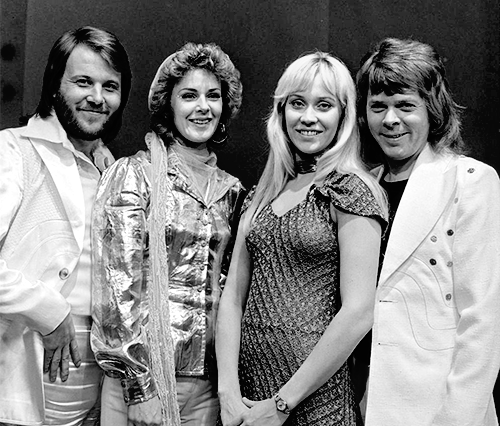
#> input picture Object Detection (CV-8)/Resources_4.2/FaceImages/abba.png, 500 x 426 px, found by its file name
$ jupyter execute --allow-errors CV-8.ipynb   (older library calls are emulated)   (text cells are left out)
#> lines starting #> are read from the running program, lines starting #| are printed output that depends on the picture; after the words box and inside, x2 and y2 are one past the last pixel; in counts of white or black regions, pixels touching at a corner belong together
[cell 1]
import cv2 as cv
def detect_face(image, cascade_detector):
    #convert input image to grayscale
    image_gray = cv.cvtColor(image, cv.COLOR_BGR2GRAY)
    faces = cascade_detector.detectMultiScale(image_gray,
                                              scaleFactor = 1.1, #the ratio between two consecutive scales
                                              minNeighbors = 5, #minimum number of overlapping windows to be considered
                                              minSize = (30, 30), #minimum size of detection window (in pixels)
                                              flags = cv.CASCADE_SCALE_IMAGE) #scale the image rather than detection window
    return faces

[cell 2]
import time

image = cv.imread('FaceImages/abba.png')
#> image is the input picture: shape (426, 500, 3); min 0, max 255, mean 130.8
cascade_detector = cv.CascadeClassifier('haarcascade_frontalface_default.xml')

start_time = time.time()
faces = detect_face(image, cascade_detector)
#> in detect_face, `faces = cascade_detector.detectMultiScale(image_gray, scaleFactor = 1.1,`: faces = [[168, 70, 66, 66], [56, 55, 75, 75], [267, 69, 87, 87], [354, 78, 74, 74]]
print('Face detection is performed in %s seconds ---' % (time.time() - start_time))

[cell 3]
if (faces is not None):
    print('Found ', len(faces), ' faces')
#| Found  4  faces
else:
    print('There is no face found!')

[cell 4]
from matplotlib import pyplot as plt

for (x, y, w, h) in faces:
    #(x, y) are the coordinate of the topleft corner,
    # w, h are the width and height of the bounding box
    cv.rectangle(image, (x, y), (x + w, y + h), (0, 255, 0), 2)
#> this loop made 4 passes
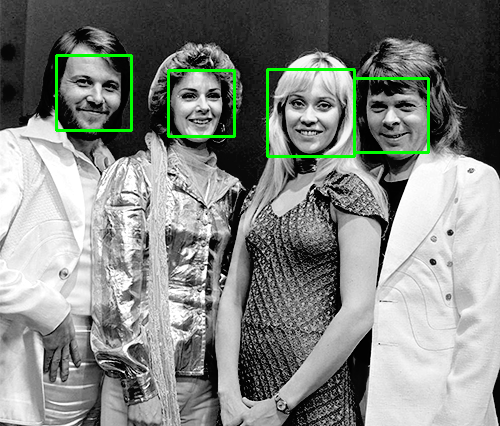
#> image: shape (426, 500, 3); 1.59% of pixels changed, all inside (x1, y1, x2, y2) = (55, 54, 430, 158)

plt.imshow(image[:,:,::-1]) # RGB-> BGR

[cell 5]
def detect_face11(image, cascade_detector):
    #convert input image to grayscale
    image_gray = cv.cvtColor(image, cv.COLOR_BGR2GRAY)
    faces = cascade_detector.detectMultiScale(image_gray,
                                              scaleFactor = 1.2, #the ratio between two consecutive scales
                                              minNeighbors = 0, #minimum number of overlapping windows to be considered
                                              minSize = (10, 10), #minimum size of detection window (in pixels)
                                              flags = cv.CASCADE_SCALE_IMAGE) #scale the image rather than detection window
    return faces

[cell 6]
image11 = cv.imread('FaceImages/img_1014.jpg')
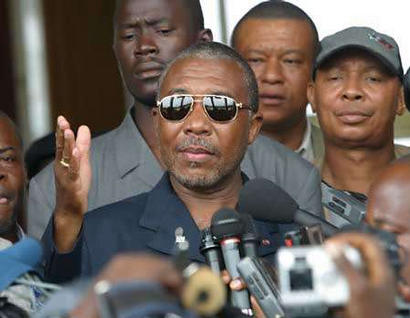
#> input picture Object Detection (CV-8)/Resources_4.2/FaceImages/img_1014.jpg, 410 x 318 px, found by its file name
#> image11 is the input picture: shape (318, 410, 3); mean B, G, R 91.9, 98.4, 109.4
cascade_detector = cv.CascadeClassifier('haarcascade_frontalface_default.xml')

start_time = time.time()
faces = detect_face11(image11, cascade_detector)
#> in detect_face11, `faces = cascade_detector.detectMultiScale(image_gray, scaleFactor = 1.2,`: faces = 63 rows, first 6: [23, 190, 35, 35], [170, 112, 50, 50], [172, 112, 50, 50], [117, 5, 60, 60], [244, 35, 60, 60], [246, 35, 60, 60]
print('Face detection is performed in %s seconds ---' % (time.time() - start_time))

[cell 7]
if (faces is not None):
    print('Found ', len(faces), ' faces')
#| Found  63  faces
else:
    print('There is no face found!')

[cell 8]
for (x, y, w, h) in faces:
    #(x, y) are the coordinate of the topleft corner,
    # w, h are the width and height of the bounding box
    cv.rectangle(image11, (x, y), (x + w, y + h), (0, 255, 0), 2)
#> this loop made 63 passes
#> (x, y, w, h) on passes 1 to 12: (23, 190, 35, 35), (170, 112, 50, 50), (172, 112, 50, 50), (117, 5, 60, 60), (244, 35, 60, 60), (246, 35, 60, 60), (241, 37, 60, 60), (244, 37, 60, 60), (246, 37, 60, 60), (244, 40, 60, 60), (246, 40, 60, 60), (321, 55, 60, 60)
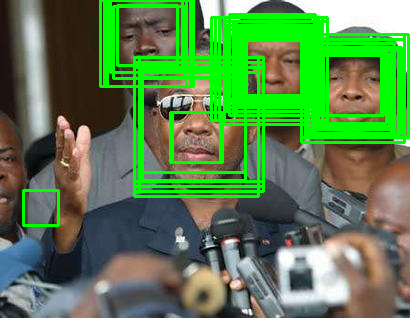
#> image11: shape (318, 410, 3); 18.97% of pixels changed, all inside (x1, y1, x2, y2) = (22, 0, 410, 227)

plt.imshow(image11[:,:,::-1]) # RGB-> BGR

[cell 9]
image12 = cv.imread('FaceImages/img_1123.jpg')
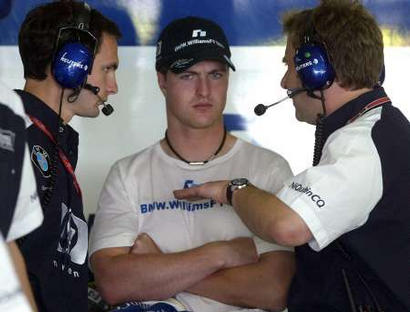
#> input picture Object Detection (CV-8)/Resources_4.2/FaceImages/img_1123.jpg, 410 x 312 px, found by its file name
#> image12 is the input picture: shape (312, 410, 3); mean B, G, R 105.4, 102.3, 107
cascade_detector = cv.CascadeClassifier('haarcascade_frontalface_default.xml')

start_time = time.time()
faces = detect_face11(image12, cascade_detector)
#> in detect_face11 (call 2), `faces = cascade_detector.detectMultiScale(image_gray, scaleFactor = 1.2,`: faces = 27 rows, first 6: [134, 14, 24, 24], [184, 60, 35, 35], [183, 62, 41, 41], [180, 54, 50, 50], [176, 56, 50, 50], [178, 56, 50, 50]
print('Face detection is performed in %s seconds ---' % (time.time() - start_time))

[cell 10]
if (faces is not None):
    print('Found ', len(faces), ' faces')
#| Found  27  faces
else:
    print('There is no face found!')

[cell 11]
for (x, y, w, h) in faces:
    #(x, y) are the coordinate of the topleft corner,
    # w, h are the width and height of the bounding box
    cv.rectangle(image12, (x, y), (x + w, y + h), (0, 255, 0), 2)
#> this loop made 27 passes
#> (x, y, w, h) on passes 1 to 12: (134, 14, 24, 24), (184, 60, 35, 35), (183, 62, 41, 41), (180, 54, 50, 50), (176, 56, 50, 50), (178, 56, 50, 50), (180, 56, 50, 50), (182, 56, 50, 50), (180, 58, 50, 50), (182, 58, 50, 50), (174, 52, 60, 60), (174, 55, 60, 60)
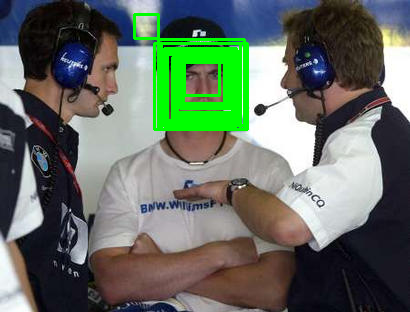
#> image12: shape (312, 410, 3); 5.76% of pixels changed, all inside (x1, y1, x2, y2) = (133, 13, 249, 131)

plt.imshow(image12[:,:,::-1]) # RGB-> BGR

[cell 12]
def detect_face12(image, cascade_detector):
    #convert input image to grayscale
    image_gray = cv.cvtColor(image, cv.COLOR_BGR2GRAY)
    faces = cascade_detector.detectMultiScale(image_gray,
                                              scaleFactor = 1.3, #the ratio between two consecutive scales
                                              minNeighbors = 10, #minimum number of overlapping windows to be considered
                                              minSize = (20, 20), #minimum size of detection window (in pixels)
                                              flags = cv.CASCADE_SCALE_IMAGE) #scale the image rather than detection window
#> faces = [[236, 29, 77, 77]]
    return faces

[cell 13]
image13 = cv.imread('FaceImages/img_1014.jpg')
cascade_detector = cv.CascadeClassifier('haarcascade_frontalface_default.xml')

start_time = time.time()
faces = detect_face12(image13, cascade_detector)
#> faces = [[236, 29, 77, 77]]
print('Face detection is performed in %s seconds ---' % (time.time() - start_time))

[cell 14]
for (x, y, w, h) in faces:
    #(x, y) are the coordinate of the topleft corner,
    # w, h are the width and height of the bounding box
    cv.rectangle(image13, (x, y), (x + w, y + h), (0, 255, 0), 2)
#> this loop made 1 pass
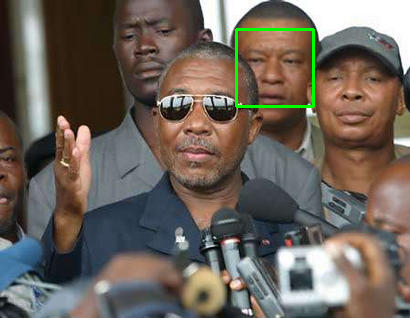
#> image13: shape (318, 410, 3); 0.71% of pixels changed, all inside (x1, y1, x2, y2) = (235, 28, 315, 108)

plt.imshow(image13[:,:,::-1]) # RGB-> BGR

[cell 15]
image14 = cv.imread('FaceImages/img_1123.jpg')
cascade_detector = cv.CascadeClassifier('haarcascade_frontalface_default.xml')

start_time = time.time()
faces = detect_face12(image14, cascade_detector)
#> faces = [[171, 52, 66, 66]]
print('Face detection is performed in %s seconds ---' % (time.time() - start_time))

[cell 16]
for (x, y, w, h) in faces:
    #(x, y) are the coordinate of the topleft corner,
    # w, h are the width and height of the bounding box
    cv.rectangle(image14, (x, y), (x + w, y + h), (0, 255, 0), 2)
#> this loop made 1 pass
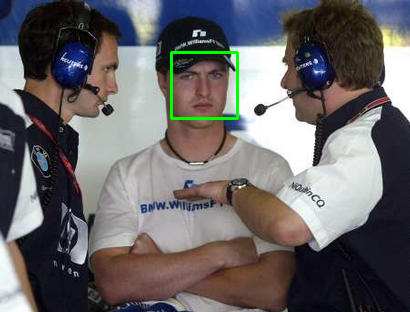
#> image14: shape (312, 410, 3); 0.62% of pixels changed, all inside (x1, y1, x2, y2) = (170, 51, 239, 120)

plt.imshow(image14[:,:,::-1]) # RGB-> BGR

[cell 17]
def detect_face13(image, cascade_detector):
    #convert input image to grayscale
    image_gray = cv.cvtColor(image, cv.COLOR_BGR2GRAY)
    faces = cascade_detector.detectMultiScale(image_gray,
                                              scaleFactor = 1.4, #the ratio between two consecutive scales
                                              minNeighbors = 15, #minimum number of overlapping windows to be considered
                                              minSize = (40, 40), #minimum size of detection window (in pixels)
                                              flags = cv.CASCADE_SCALE_IMAGE) #scale the image rather than detection window
#> faces = ()
    return faces

[cell 18]
image15 = cv.imread('FaceImages/img_1014.jpg')
cascade_detector = cv.CascadeClassifier('haarcascade_frontalface_default.xml')

start_time = time.time()
faces = detect_face13(image15, cascade_detector)
#> faces = ()
print('Face detection is performed in %s seconds ---' % (time.time() - start_time))

[cell 19]
for (x, y, w, h) in faces:
    #(x, y) are the coordinate of the topleft corner,
    # w, h are the width and height of the bounding box
    cv.rectangle(image15, (x, y), (x + w, y + h), (0, 255, 0), 2)
#> this loop made 0 passes

plt.imshow(image15[:,:,::-1]) # RGB-> BGR

[cell 20]
image16 = cv.imread('FaceImages/img_1123.jpg')
cascade_detector = cv.CascadeClassifier('haarcascade_frontalface_default.xml')

start_time = time.time()
faces = detect_face13(image16, cascade_detector)
print('Face detection is performed in %s seconds ---' % (time.time() - start_time))

[cell 21]
for (x, y, w, h) in faces:
    #(x, y) are the coordinate of the topleft corner,
    # w, h are the width and height of the bounding box
    cv.rectangle(image16, (x, y), (x + w, y + h), (0, 255, 0), 2)

plt.imshow(image16[:,:,::-1]) # RGB-> BGR

[cell 22]
def detect_face14(image, cascade_detector):
    #convert input image to grayscale
    image_gray = cv.cvtColor(image, cv.COLOR_BGR2GRAY)
    faces = cascade_detector.detectMultiScale(image_gray,
                                              scaleFactor = 1.5, #the ratio between two consecutive scales
                                              minNeighbors = 20, #minimum number of overlapping windows to be considered
                                              minSize = (50, 50), #minimum size of detection window (in pixels)
                                              flags = cv.CASCADE_SCALE_IMAGE) #scale the image rather than detection window
#> faces = ()
    return faces

[cell 23]
image17 = cv.imread('FaceImages/img_1014.jpg')
cascade_detector = cv.CascadeClassifier('haarcascade_frontalface_default.xml')

start_time = time.time()
faces = detect_face14(image17, cascade_detector)
print('Face detection is performed in %s seconds ---' % (time.time() - start_time))

[cell 24]
for (x, y, w, h) in faces:
    #(x, y) are the coordinate of the topleft corner,
    # w, h are the width and height of the bounding box
    cv.rectangle(image17, (x, y), (x + w, y + h), (0, 255, 0), 2)

plt.imshow(image17[:,:,::-1]) # RGB-> BGR

[cell 25]
image18 = cv.imread('FaceImages/img_1123.jpg')
cascade_detector = cv.CascadeClassifier('haarcascade_frontalface_default.xml')

start_time = time.time()
faces = detect_face14(image18, cascade_detector)
print('Face detection is performed in %s seconds ---' % (time.time() - start_time))

[cell 26]
for (x, y, w, h) in faces:
    #(x, y) are the coordinate of the topleft corner,
    # w, h are the width and height of the bounding box
    cv.rectangle(image18, (x, y), (x + w, y + h), (0, 255, 0), 2)

plt.imshow(image18[:,:,::-1]) # RGB-> BGR

[cell 27]
def detect_face15(image, cascade_detector):
    #convert input image to grayscale
    image_gray = cv.cvtColor(image, cv.COLOR_BGR2GRAY)
    faces = cascade_detector.detectMultiScale(image_gray,
                                              scaleFactor = 1.1, #the ratio between two consecutive scales
                                              minNeighbors = 5, #minimum number of overlapping windows to be considered
                                              minSize = (30, 30), #minimum size of detection window (in pixels)
                                              flags = cv.CASCADE_SCALE_IMAGE) #scale the image rather than detection window
#> faces = [[236, 29, 78, 78], [311, 47, 84, 84], [108, 1, 77, 77], [142, 70, 112, 112]]
    return faces

[cell 28]
image19 = cv.imread('FaceImages/img_1014.jpg')
cascade_detector = cv.CascadeClassifier('haarcascade_frontalface_default.xml')

start_time = time.time()
faces = detect_face15(image19, cascade_detector)
print('Face detection is performed in %s seconds ---' % (time.time() - start_time))

[cell 29]
for (x, y, w, h) in faces:
    #(x, y) are the coordinate of the topleft corner,
    # w, h are the width and height of the bounding box
    cv.rectangle(image19, (x, y), (x + w, y + h), (0, 255, 0), 2)
#> this loop made 4 passes
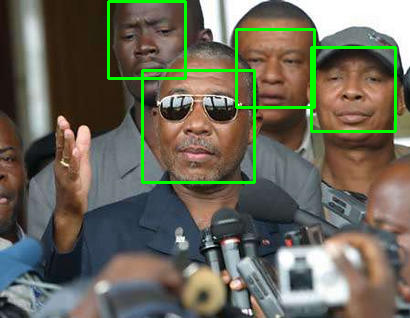
#> image19: shape (318, 410, 3); 3.18% of pixels changed, all inside (x1, y1, x2, y2) = (107, 0, 397, 184)

plt.imshow(image19[:,:,::-1]) # RGB-> BGR

[cell 30]
image20 = cv.imread('FaceImages/img_1123.jpg')
cascade_detector = cv.CascadeClassifier('haarcascade_frontalface_default.xml')

start_time = time.time()
faces = detect_face15(image20, cascade_detector)
#> faces = [[172, 54, 62, 62]]
print('Face detection is performed in %s seconds ---' % (time.time() - start_time))

[cell 31]
for (x, y, w, h) in faces:
    #(x, y) are the coordinate of the topleft corner,
    # w, h are the width and height of the bounding box
    cv.rectangle(image20, (x, y), (x + w, y + h), (0, 255, 0), 2)
#> this loop made 1 pass
#> image20: shape (312, 410, 3); 0.58% of pixels changed, all inside (x1, y1, x2, y2) = (171, 53, 236, 118)

plt.imshow(image20[:,:,::-1]) # RGB-> BGR

[cell 32]
import cv2 as cv
import os

#initialise webcam
cam = cv.VideoCapture(0)

#initialise cascade_detector
cascade_detector = cv.CascadeClassifier('haarcascade_frontalface_default.xml')

while True:
    #read the image from the cam
    _, image = cam.read()
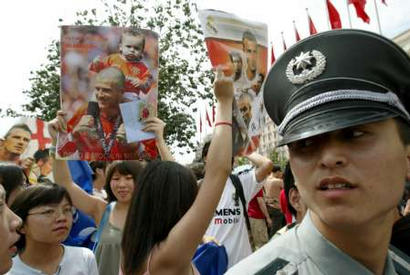
#> input picture Object Detection (CV-8)/Resources_4.2/FaceImages/img_1180.jpg, 410 x 275 px, given in place of the camera
#> image is the input picture: shape (275, 410, 3); mean B, G, R 107.6, 118.2, 128.2

    #detect human faces from the current image using the cascade_detector
    faces = detect_face(image, cascade_detector)
#> in detect_face (call 2), `image_gray = cv.cvtColor(image, cv.COLOR_BGR2GRAY)`:
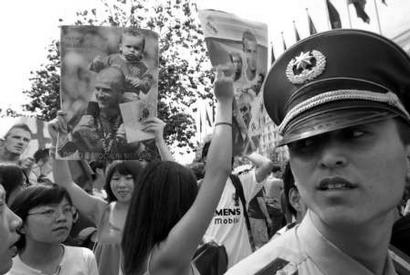
#> image_gray: shape (275, 410); min 0, max 255, mean 120
#> in detect_face (call 2), `faces = cascade_detector.detectMultiScale(image_gray, scaleFactor = 1.1,`: faces = ()
#> faces = ()

    #display detected faces
    for x, y, w, h in faces:
        cv.rectangle(image, (x, y), (x + w, y + h), color = (0, 255, 0))
    cv.imshow('face detection demo', image)

    if cv.waitKey(1) == ord("q"):
#> (key q is pressed here)
        cv.destroyAllWindows()
        break

cam.release()
